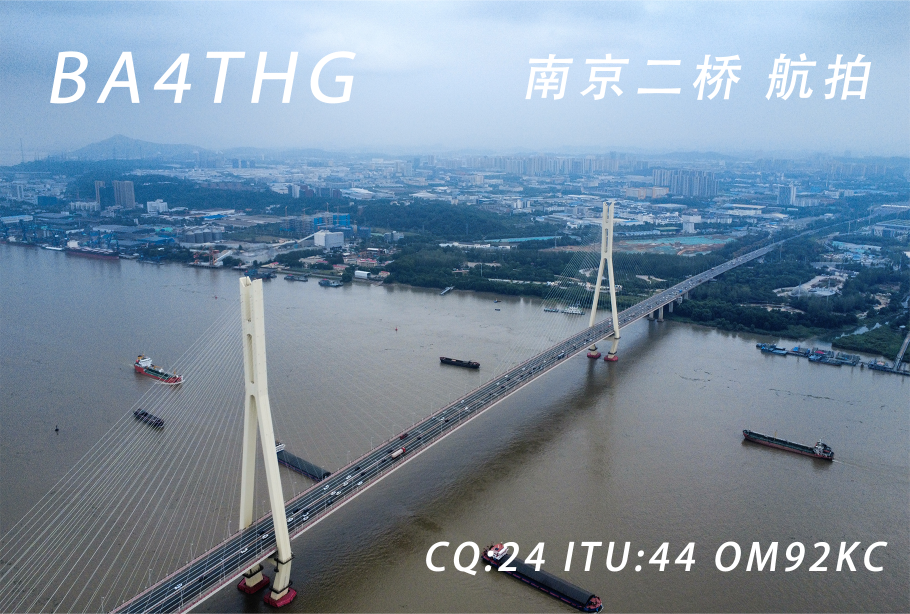
#> input picture 图片/A面 南京二桥航拍.png, 1819 x 1228 px (shown at 1/2 size)
$ python optimize_images.py
#> lines starting #> are read from the running program, lines starting #| are printed output that depends on the picture
from __future__ import annotations

import hashlib
import re
from pathlib import Path

from PIL import Image, ImageOps

ROOT = Path(__file__).resolve().parents[1]
APP_PATH = ROOT / "app.js"
INDEX_PATH = ROOT / "index.html"
THUMB_DIR = ROOT / "图片" / "thumbs"
FULL_DIR = ROOT / "图片" / "webp"
THUMB_DIR.mkdir(parents=True, exist_ok=True)
FULL_DIR.mkdir(parents=True, exist_ok=True)

SOURCE_IMAGES = {
    "nanjing-second-bridge": "图片/A面 南京二桥航拍.png",
    "nanjing-fourth-bridge-portrait": "图片/A面 南京四桥航拍 竖拍.png",
    "nanjing-fourth-bridge-angle": "图片/A面 南京四桥航拍 斜拍.png",
    "mizuki-01": "图片/A面 mzk 1 2版.png",
    "mizuki-02": "图片/A面 mzk 2 2版.png",
    "ena-01": "图片/A面 ena 1 2版.png",
    "ena-02": "图片/A面 ena 2 2版.png",
    "kanade-01": "图片/A面 knd 1 2版.png",
    "maimai-prism-plus": "图片/A面 maimai prism plus.png",
    "rll-quotes": "图片/A面 RLL经典语录.png",
    "back-landscape": "图片/QSL横版B面.png",
    "back-portrait": "图片/QSL竖版B面.png",
}


def webp_ready(image: Image.Image) -> Image.Image:
    if image.mode in {"RGB", "RGBA"}:
        return image
    if "A" in image.getbands() or "transparency" in image.info:
        return image.convert("RGBA")
    return image.convert("RGB")


def generate_assets() -> dict[str, dict[str, str]]:
    generated: dict[str, dict[str, str]] = {}
    expected_thumbnails: set[Path] = set()
    expected_full_images: set[Path] = set()

    for card_id, source_rel in SOURCE_IMAGES.items():
        source = ROOT / source_rel
        if not source.is_file():
            raise FileNotFoundError(f"Missing source image for {card_id}: {source}")

        digest = hashlib.sha256(source.read_bytes()).hexdigest()[:12]
        thumb_rel = Path("图片") / "thumbs" / f"{card_id}.{digest}.webp"
        full_rel = Path("图片") / "webp" / f"{card_id}.{digest}.webp"
        thumb_path = ROOT / thumb_rel
        full_path = ROOT / full_rel

        with Image.open(source) as original:
#> original is the input picture: PIL image 1819x1228 RGB; mean R, G, B 121, 140.2, 158.2
            normalized = ImageOps.exif_transpose(original)

            full_image = webp_ready(normalized.copy())
            full_image.save(
                full_path,
                "WEBP",
                quality=88,
                method=6,
                optimize=True,
            )

            thumbnail = normalized.copy()
            thumbnail.thumbnail((960, 960), Image.Resampling.LANCZOS)
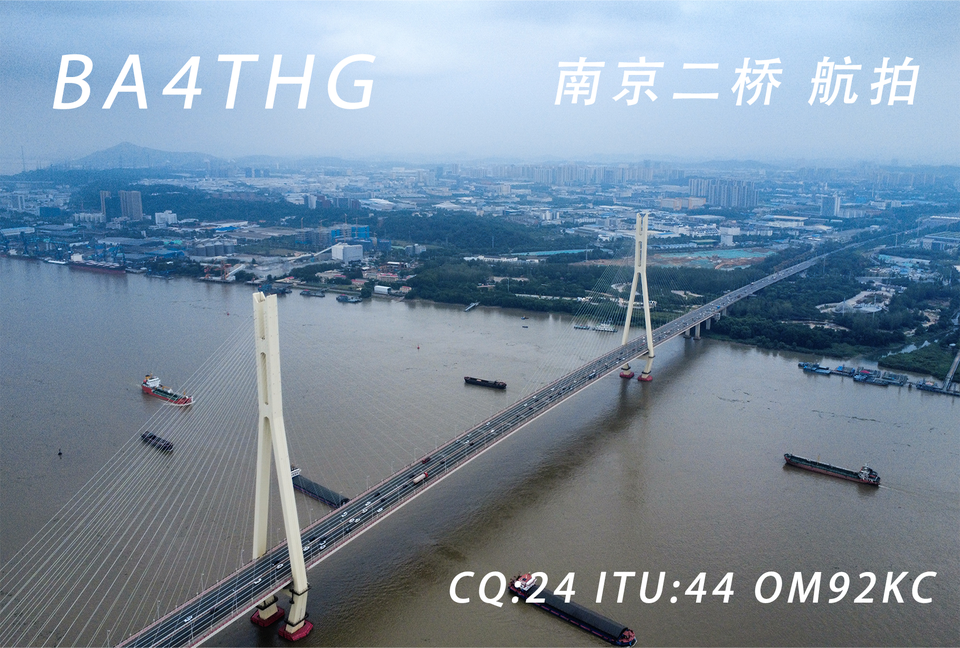
#> thumbnail: PIL image 960x648 RGB; mean R, G, B 121, 140.1, 158.1
            thumbnail = webp_ready(thumbnail)
            thumbnail.save(
                thumb_path,
                "WEBP",
                quality=74,
                method=6,
                optimize=True,
            )

        expected_thumbnails.add(thumb_path)
        expected_full_images.add(full_path)
        generated[card_id] = {
            "thumbnail": f"./{thumb_rel.as_posix()}",
            "image": f"./{full_rel.as_posix()}",
        }
#> pass 2 of the loop in generate_assets, `for card_id, source_rel in SOURCE_IMAGES.items():`:
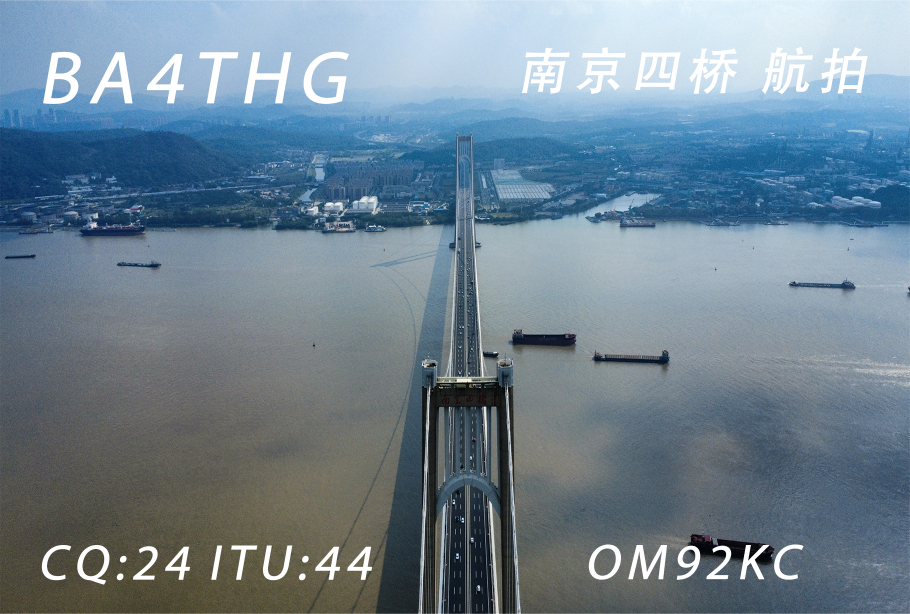
#> input picture 图片/A面 南京四桥航拍 竖拍.png, 1819 x 1228 px (shown at 1/2 size)
#> in generate_assets, original is the input picture: PIL image 1819x1228 RGB; mean R, G, B 112.1, 131.7, 145.9
#> in generate_assets, `thumbnail.thumbnail((960, 960), Image.Resampling.LANCZOS)`:
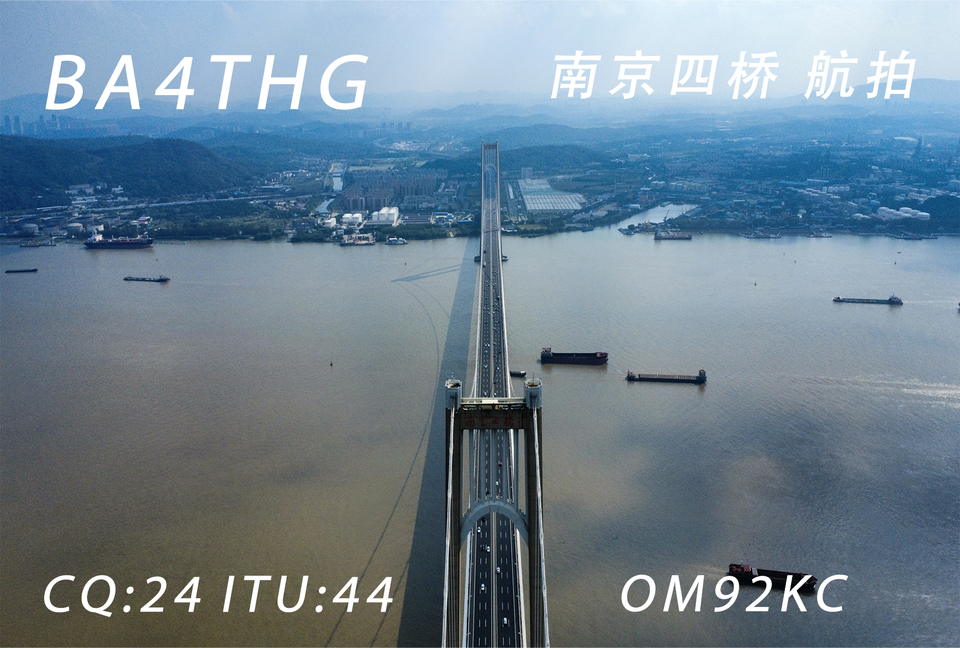
#> thumbnail: PIL image 960x648 RGB; mean R, G, B 112, 131.6, 145.9
#> pass 3 of the loop in generate_assets, `for card_id, source_rel in SOURCE_IMAGES.items():`:
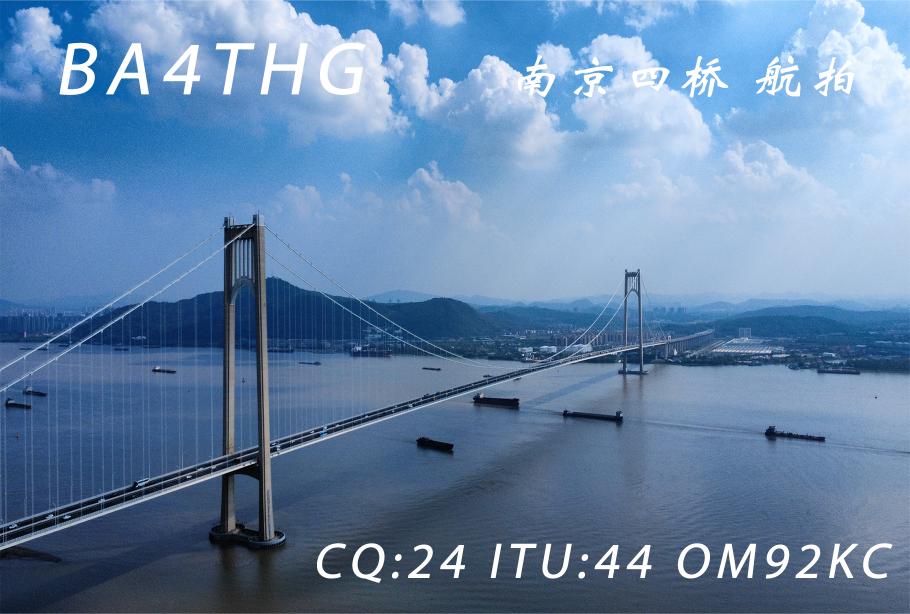
#> input picture 图片/A面 南京四桥航拍 斜拍.png, 1819 x 1228 px (shown at 1/2 size)
#> in generate_assets, original is the input picture: PIL image 1819x1228 RGB; mean R, G, B 100.5, 132.5, 168.6
#> in generate_assets, `thumbnail.thumbnail((960, 960), Image.Resampling.LANCZOS)`:
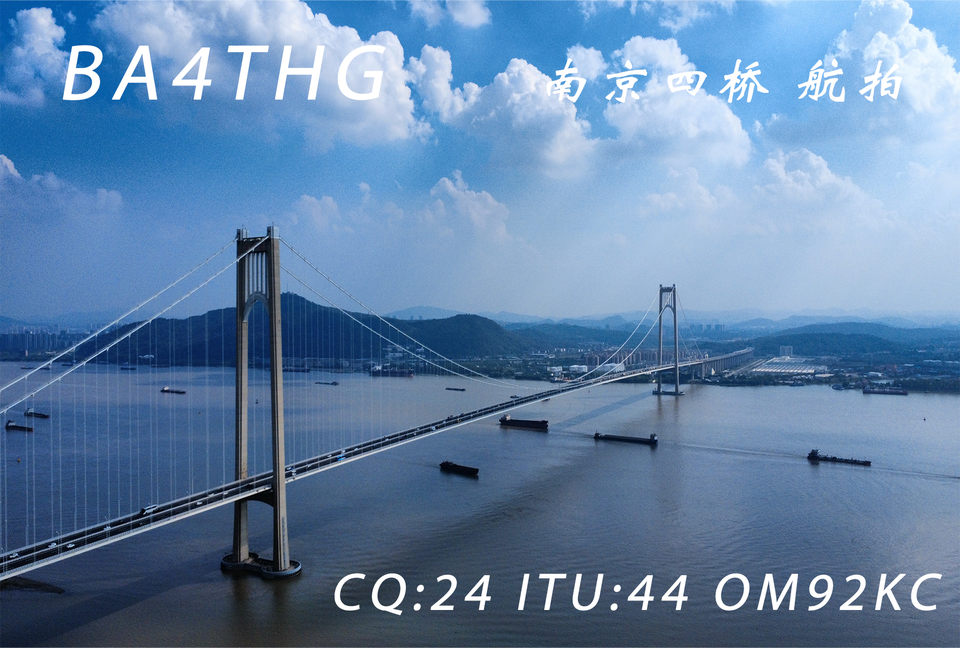
#> thumbnail: PIL image 960x648 RGB; mean R, G, B 100.4, 132.4, 168.6
#> the loop made 5 passes; the first 3 are shown

    for stale in THUMB_DIR.glob("*.webp"):
        if stale not in expected_thumbnails:
            stale.unlink()
    for stale in FULL_DIR.glob("*.webp"):
        if stale not in expected_full_images:
            stale.unlink()

    return generated


# [111 lines left out: functions update_app, update_index, not called in this run]


def main() -> None:
    generated = generate_assets()
    update_app(generated)
    update_index(generated)

    print(f"Generated {len(generated)} WebP thumbnail/full-size pairs")
    for card_id, paths in generated.items():
        thumb_size = (ROOT / paths["thumbnail"].removeprefix("./")).stat().st_size
        full_size = (ROOT / paths["image"].removeprefix("./")).stat().st_size
        print(
            f"- {card_id}: thumbnail={thumb_size / 1024:.1f} KiB, "
            f"full={full_size / 1024:.1f} KiB"
        )


if __name__ == "__main__":
#> (the run stopped early here; a loop or call above may not have finished)
